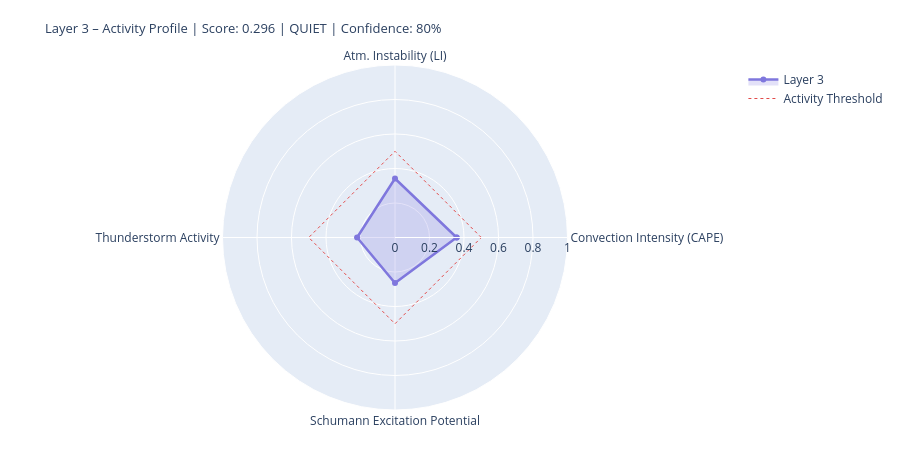

The notebook cell this image was saved under:
### Markdown cell above
---
## 4. State Assessment & Handoff to Layer 4/5

### Code cell
# ============================================================
# LAYER-3-SCORE
# Five dynamic components
# ============================================================

def norm(v, lo, hi):
    if v is None or (isinstance(v, float) and math.isnan(v)): return None
    return round(max(0.0, min(1.0, (v - lo) / (hi - lo))), 4)

# --- 1) Convection intensity (global CAPE mean) ---
cape_mean = df_atm['cape'].dropna().mean() if not df_atm.empty else None
conv_score = norm(cape_mean, 0, 3000)
conv_src   = 'primary' if cape_mean is not None else 'missing'

# --- 2) Atmospheric instability (LI mean) ---
li_mean   = df_atm['li'].dropna().mean() if not df_atm.empty else None
# Negative LI = unstable → higher score
instab_score = norm(-li_mean if li_mean is not None else None, -6, 6)
instab_src   = 'primary' if li_mean is not None else 'missing'

# --- 3) Thunderstorm activity (mean thunder score + WMO count) ---
thunder_mean = df_atm['thunder_score'].mean() if not df_atm.empty else None
n_thunder    = int(df_atm['thunderstorm'].sum()) if not df_atm.empty else 0
thunder_score_val = norm(
    (thunder_mean or 0) * 0.7 + n_thunder * 0.1, 0, 1.0
) if thunder_mean is not None else None
thunder_src = 'primary'

# --- 4) Schumann excitation potential (weighted Schumann contribution) ---
schumann_pot = df_atm['schumann_contribution'].mean() if not df_atm.empty else None
# Boosted by Layer-2 thunderstorm trigger
if schumann_pot is not None and l2_thunder:
    schumann_pot = min(1.0, schumann_pot * 1.2)
schumann_score = norm(schumann_pot, 0, 1.0) if schumann_pot is not None else None
schumann_src   = 'derived'

# --- 5) Storm activity (NASA EONET) ---
# Distinction: None = data not loaded, 0.0 = loaded but no events
storm_score = None
storm_src   = 'missing'
if raw.get('storms') is not None:          # API reached successfully
    storm_score = norm(len(storm_events), 0, 30) if storm_events else 0.0
    storm_src   = 'primary'

# X-Ray and Kp: context only, not in dynamic score
# (X-Ray = Layer-0/4 driver; Kp = geomagnetic index, not a lightning proxy)
xray_context = None
if raw.get('xray'):
    df_xc = pd.DataFrame(raw['xray'])
    fc = next((c for c in df_xc.columns
               if any(k in c.lower() for k in ['flux','long']) and 'time' not in c.lower()),
              df_xc.columns[1])
    df_xc[fc] = pd.to_numeric(df_xc[fc], errors='coerce')
    xray_last = df_xc[fc].dropna().iloc[-1] if not df_xc[fc].dropna().empty else None
    if xray_last:
        xray_class = ('X' if xray_last>=1e-4 else 'M' if xray_last>=1e-5
                      else 'C' if xray_last>=1e-6 else 'B')
        xray_context = {'flux': float(xray_last), 'class': xray_class}
        print(f'X-Ray context: {xray_class}-class ({xray_last:.2e} W/m²)')

# --- Aggregate ---
COMPONENTS = {
    'Convection Intensity (CAPE)':  {'score': conv_score,       'source': conv_src,    'dynamic': True},
    'Atm. Instability (LI)':         {'score': instab_score,     'source': instab_src,  'dynamic': True},
    'Thunderstorm Activity':              {'score': thunder_score_val, 'source': thunder_src, 'dynamic': True},
    'Schumann Excitation Potential':   {'score': schumann_score,   'source': schumann_src,'dynamic': True},
    'Active Storm Events (EONET)': {'score': storm_score,      'source': storm_src,   'dynamic': True},
}

available   = {k: v['score'] for k, v in COMPONENTS.items() if v['score'] is not None}
unavailable = [k for k, v in COMPONENTS.items() if v['score'] is None]
layer3_score = round(sum(available.values()) / len(available), 4) if available else None
confidence   = round(len(available) / len(COMPONENTS), 2)
level = ('unknown' if layer3_score is None
         else 'quiet'   if layer3_score < 0.3
         else 'moderate' if layer3_score < 0.6
         else 'active')
dominant_l3 = max(available, key=available.get) if available else 'none'

# --- Ausgabe ---
W = 68
print('=' * W)
print('LAYER 3 – ATMOSPHERE / WEATHER / THUNDERSTORMS – STATE ASSESSMENT')
print('=' * W)
for name, comp in COMPONENTS.items():
    s = comp['score']
    if s is not None:
        bar = '█' * int(s * 20) + '░' * (20 - int(s * 20))
        print(f'  {name:<36} {bar}  {s:.3f}  [{comp["source"]}]')
    else:
        print(f'  {name:<36} {"─" * 20}  n/a   [missing]')
print('-' * W)
print(f'  Score:        {layer3_score:.3f}  ({len(available)}/{len(COMPONENTS)} components)')
print(f'  Confidence:   {confidence:.0%}')
print(f'  Level:        {level.upper()}')
print(f'  Dominant:     {dominant_l3}')
print(f'  CAPE mean:    {cape_mean:.0f} J/kg' if cape_mean else '  CAPE mean:    n/a')
print(f'  LI mean:      {li_mean:.1f} K' if li_mean is not None else '  LI mean:      n/a')
print(f'  Thunderstorms:{n_thunder} points (WMO)  +  {len(storm_events)} NASA EONET')
print('=' * W)

# Radar
cats   = list(available.keys())
vals_r = list(available.values())
if len(cats) >= 3:
    fig = go.Figure()
    fig.add_trace(go.Scatterpolar(
        r=vals_r + [vals_r[0]], theta=cats + [cats[0]],
        fill='toself', fillcolor='rgba(127,119,221,0.22)',
        line=dict(color='#7F77DD', width=2.5), name='Layer 3'
    ))
    fig.add_trace(go.Scatterpolar(
        r=[0.5] * (len(cats)+1), theta=cats + [cats[0]],
        line=dict(color='#E24B4A', dash='dot', width=1),
        mode='lines', name='Activity Threshold'
    ))
    fig.update_layout(
        title=dict(
            text=f'Layer 3 – Activity Profile | Score: {layer3_score:.3f} | {level.upper()} | Confidence: {confidence:.0%}',
            font=dict(size=13)
        ),
        polar=dict(radialaxis=dict(visible=True, range=[0, 1])),
        height=450, showlegend=True,
        margin=dict(l=60, r=60, t=65, b=40)
    )
    fig.show()

### Figure 1 — Plotly figure (JSON) as saved in the notebook; plotly's stock layout.template omitted (floating-point values rounded to 4 significant figures)
{"data": [{"fill": "toself", "fillcolor": "rgba(127,119,221,0.22)", "line": {"color": "#7F77DD", "width": 2.5}, "name": "Layer 3", "r": [0.3573, 0.3417, 0.2198, 0.2634, 0.3573], "theta": ["Convection Intensity (CAPE)", "Atm. Instability (LI)", "Thunderstorm Activity", "Schumann Excitation Potential", "Convection Intensity (CAPE)"], "type": "scatterpolar"}, {"line": {"color": "#E24B4A", "dash": "dot", "width": 1}, "mode": "lines", "name": "Activity Threshold", "r": [0.5, 0.5, 0.5, 0.5, 0.5], "theta": ["Convection Intensity (CAPE)", "Atm. Instability (LI)", "Thunderstorm Activity", "Schumann Excitation Potential", "Convection Intensity (CAPE)"], "type": "scatterpolar"}], "layout": {"height": 450, "margin": {"b": 40, "l": 60, "r": 60, "t": 65}, "polar": {"radialaxis": {"range": [0, 1], "visible": true}}, "showlegend": true, "title": {"font": {"size": 13}, "text": "Layer 3 – Activity Profile | Score: 0.296 | QUIET | Confidence: 80%"}}}
